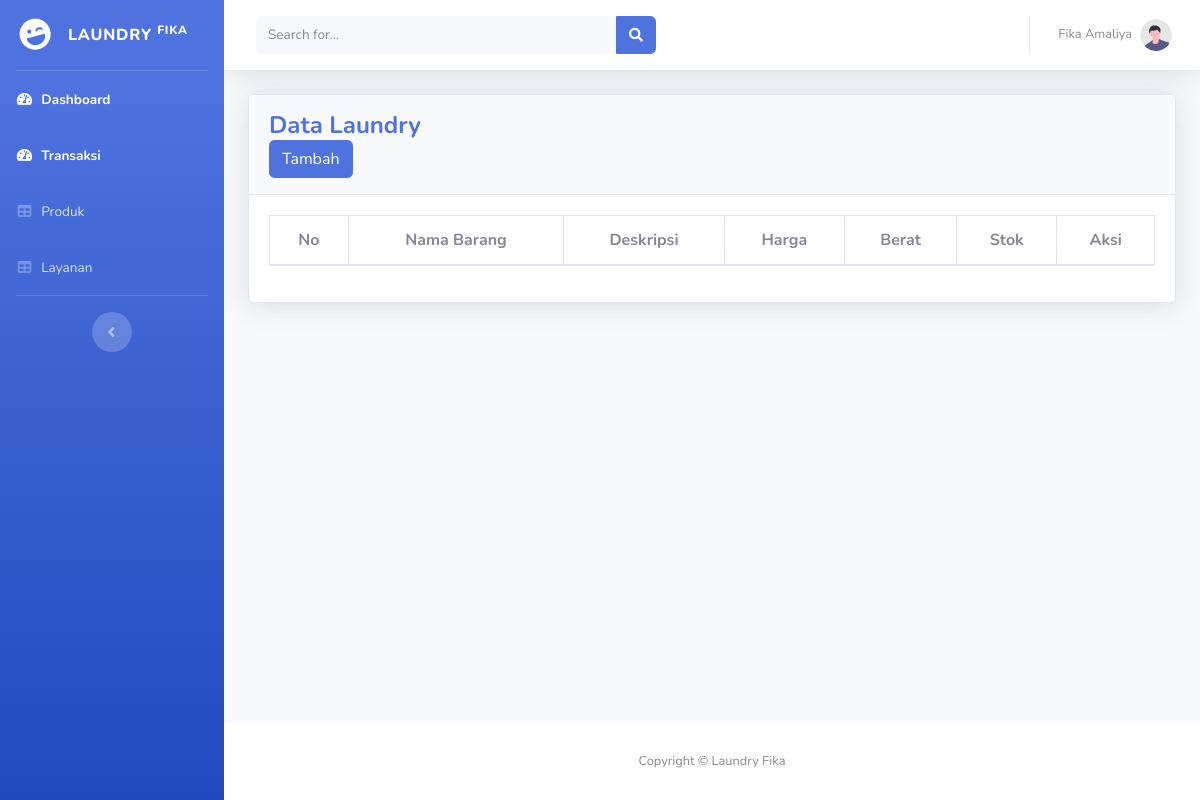
Before: /admin/produk.php with the older database file.
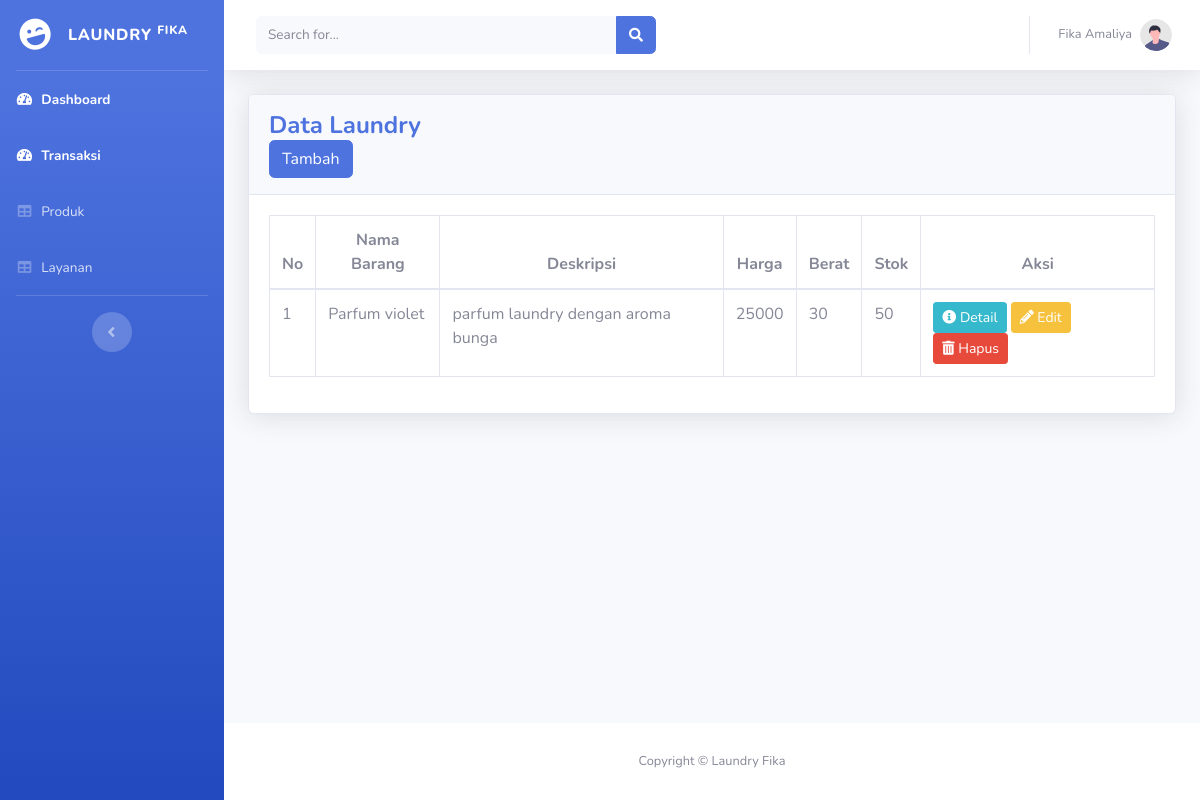
After: the same page with the newer database file.
### tables this page shows
CREATE TABLE `tb_produk` (
  `id_barang` int(11) NOT NULL,
  `nama_barang` varchar(255) DEFAULT NULL,
  `deskripsi` mediumtext DEFAULT NULL,
  `harga` int(11) DEFAULT NULL,
  `berat` int(11) NOT NULL,
  `stok` int(11) NOT NULL
);

### admin/produk.php (the view, shortened to what this page needs)
<?php
include '../koneksi/koneksi.php';
$result = mysqli_query($koneksi, "SELECT * FROM tb_produk");
?>
<!DOCTYPE html>
<html lang="en">
<head>
    <link href="../vendor/fontawesome-free/css/all.min.css" rel="stylesheet" type="text/css">
    <link href="../css/sb-admin-2.min.css" rel="stylesheet">
    <link href="../vendor/datatables/dataTables.bootstrap4.min.css" rel="stylesheet">
</head>
<body id="page-top">
    <div id="wrapper">
        <ul class="navbar-nav bg-gradient-primary sidebar sidebar-dark accordion" id="accordionSidebar">
            <a class="sidebar-brand d-flex align-items-center justify-content-center" href="index.html">
                <div class="sidebar-brand-icon rotate-n-15">
                    <i class="fas fa-laugh-wink"></i>
                </div>
                <div class="sidebar-brand-text mx-3">Laundry <sup>Fika</sup></div>
            </a>
            <hr class="sidebar-divider my-0">
            <li class="nav-item active">
                <a class="nav-link" href="index.php">
                    <i class="fas fa-fw fa-tachometer-alt"></i>
                    <span>Dashboard</span></a>
            </li>
            <li class="nav-item active">
                <a class="nav-link" href="transaksi.php">
                    <i class="fas fa-fw fa-tachometer-alt"></i>
                    <span>Transaksi</span></a>
            </li>
            <li class="nav-item">
                <a class="nav-link" href="produk.php">
                    <i class="fas fa-fw fa-table"></i>
                    <span>Produk</span></a>
            </li>
            <li class="nav-item">
                <a class="nav-link" href="layanan.php">
                    <i class="fas fa-fw fa-table"></i>
                    <span>Layanan</span></a>
            </li>
            <hr class="sidebar-divider d-none d-md-block">
            <div class="text-center d-none d-md-inline">
                <button class="rounded-circle border-0" id="sidebarToggle"></button>
            </div>
        </ul>
        <div id="content-wrapper" class="d-flex flex-column">
            <div id="content">
                <nav class="navbar navbar-expand navbar-light bg-white topbar mb-4 static-top shadow">
                    <form
                        class="d-none d-sm-inline-block form-inline mr-auto ml-md-3 my-2 my-md-0 mw-100 navbar-search">
                        <div class="input-group">
                            <input type="text" class="form-control bg-light border-0 small" placeholder="Search for..."
                                aria-label="Search" aria-describedby="basic-addon2">
                            <div class="input-group-append">
                                <button class="btn btn-primary" type="button">
                                    <i class="fas fa-search fa-sm"></i>
                                </button>
                            </div>
                        </div>
                    </form>
                    <ul class="navbar-nav ml-auto">
                        <li class="nav-item dropdown no-arrow">
                            <a class="nav-link dropdown-toggle" href="#" id="userDropdown" role="button"
                                data-toggle="dropdown" aria-haspopup="true" aria-expanded="false">
                                <span class="mr-2 d-none d-lg-inline text-gray-600 small">Fika Amaliya</span>
                                <img class="img-profile rounded-circle"
                                    src="../img/undraw_profile.svg">
                            </a>
                        </li>
                    </ul>
                </nav>
                <div class="container-fluid">
                    <div class="card shadow mb-4">
                        <div class="card-header py-3">
                            <h4 class="m-0 font-weight-bold text-primary">Data Laundry</h4>
                            <button class="btn btn-primary" data-bs-toggle="modal" data-bs-target="#addModal">Tambah</button>
                        </div>
                        <div class="card-body">
                            <div class="table-responsive">
                                <table class="table table-bordered" id="dataTable" width="100%" cellspacing="0">
                                    <thead>
                                        <tr class="center">
                                            <th>No</th>
                                            <th >Nama Barang</th>
                                            <th>Deskripsi</th>
                                            <th> Harga </th>
                                            <th>Berat</th>
                                            <th> Stok</th>
                                            <th>Aksi</th>
                                        </tr>
                                    </thead>
                                    <tbody>
                                        <?php $no = 1; while ($row = mysqli_fetch_assoc($result)): ?>
                                        <tr>
                                            <td><?= $no++; ?></td>
                                            <td><?= $row['nama_barang']; ?></td>
                                            <td><?= $row['deskripsi']; ?></td>
                                            <td><?= $row['harga']; ?></td>
                                            <td><?= $row['berat']; ?></td>
                                            <td><?= $row['stok']; ?></td>
                                            <td class="d-blox">
                                                <button class='btn btn-info btn-sm' data-bs-toggle='modal' data-bs-target='#detailModal'>
                                                    <i class="fas fa-info-circle"></i> Detail
                                                </button>
                                                <button class="btn btn-warning btn-sm" onclick="openEditModal(<?php echo $row['stok']; ?>)">
                                                    <i class="fas fa-pencil-alt"></i> Edit
                                                </button>
                                                <a href='#' class='btn btn-danger btn-sm' data-bs-toggle='modal' data-bs-target='#deleteModal' onclick="setDeleteId(<?php echo $row['']; ?>)">
                                                    <i class="fas fa-trash-alt"></i> Hapus
                                                </a>
                                            </td>
                                        </tr>
                                        <?php endwhile; ?>
                                    </tbody>
                                </table>
                            </div>
                        </div>
                    </div>
                </div>
            </div>
            <footer class="sticky-footer bg-white">
                <div class="container my-auto">
                    <div class="copyright text-center my-auto">
                        <span>Copyright &copy; Laundry Fika</span>
                    </div>
                </div>
            </footer>
        </div>
    </div>
</body>
</html>

### admin/produk.php (style rules this page uses)
.center { text-align: center; }

Changed rows visible on the page:
added tb_produk: nama_barang "Parfum violet", deskripsi "parfum laundry dengan aroma bunga", harga "25000", berat "30", stok "50"
